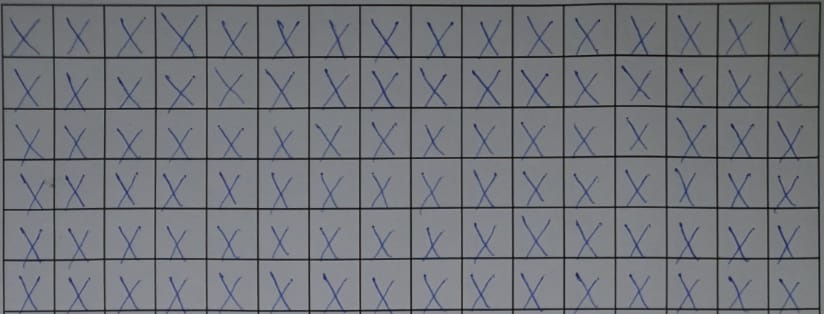
#> input picture Artificial intelligence/Neural-networks-vision/plus1.jpg, 824 x 314 px; the run also reads 2 pictures not shown here
$ jupyter execute --allow-errors lab2.ipynb
#> lines starting #> are read from the running program, lines starting #| are printed output that depends on the picture; after the words box and inside, x2 and y2 are one past the last pixel; in counts of white or black regions, pixels touching at a corner belong together
[cell 1]
import numpy as np
import matplotlib.pyplot as plt
import cv2
from sklearn.utils import shuffle
import random
import tensorflow as tf
from tensorflow.keras.models import Sequential
from tensorflow.keras.layers import Dense, Conv2D, Dropout, Flatten, MaxPooling2D

[cell 2]
def angle_cos(p0, p1, p2):
    d1, d2 = (p0-p1).astype('float'), (p2-p1).astype('float')
    return abs( np.dot(d1, d2) / np.sqrt( np.dot(d1, d1) * np.dot(d2, d2) ) )

[cell 3]
def sort_contours(cnts, method="left-to-right"):
    reverse = False
    i = 0
    if method == "right-to-left" or method == "bottom-to-top":
        reverse = True
    if method == "top-to-bottom" or method == "bottom-to-top":
        i = 1
    boundingBoxes = [cv2.boundingRect(c) for c in cnts]
    (cnts, boundingBoxes) = zip(*sorted(zip(cnts, boundingBoxes), key=lambda b: b[1][i], reverse=reverse))
    return (cnts, boundingBoxes)

[cell 4]
def box_extraction(img):
    (thresh, img_bin) = cv2.threshold(img, 128, 255, cv2.THRESH_BINARY | cv2.THRESH_OTSU)
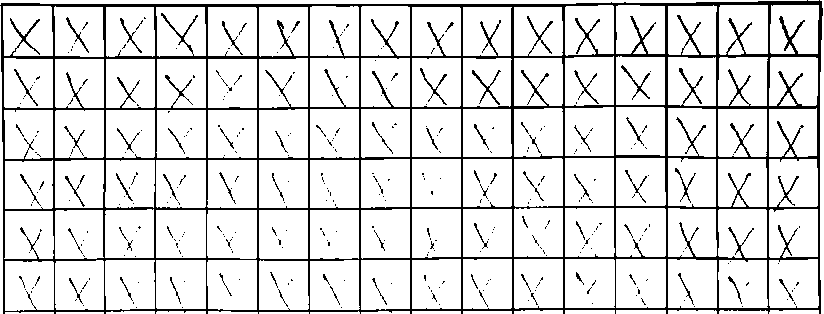
#> img_bin: shape (314, 824); 87.5% white; black in thin lines or dots
#> thresh = 93
    img_bin = 255-img_bin
#> img_bin: shape (314, 824); 12.5% white in thin lines or dots
    kernel_length = np.array(img).shape[1]//40
#> kernel_length = 20
    verticle_kernel = cv2.getStructuringElement(cv2.MORPH_RECT, (1, kernel_length))
#> verticle_kernel = 20 values from 1 to 1
    hori_kernel = cv2.getStructuringElement(cv2.MORPH_RECT, (kernel_length, 1))
    kernel = cv2.getStructuringElement(cv2.MORPH_RECT, (3, 3))
    img_temp1 = cv2.erode(img_bin, verticle_kernel, iterations=3)
#> img_temp1: shape (314, 824); 3.3% white in thin lines or dots
    verticle_lines_img = cv2.dilate(img_temp1, verticle_kernel, iterations=3)
#> verticle_lines_img: shape (314, 824); 4.1% white in thin lines or dots
    #cv2.imwrite("verticle_lines.jpg",verticle_lines_img)
    img_temp2 = cv2.erode(img_bin, hori_kernel, iterations=3)
#> img_temp2: shape (314, 824); 3.8% white in thin lines or dots
    horizontal_lines_img = cv2.dilate(img_temp2, hori_kernel, iterations=3)
#> horizontal_lines_img: shape (314, 824); 4.8% white in thin lines or dots
    #cv2.imwrite("horizontal_lines.jpg",horizontal_lines_img)
    alpha = 0.5
    beta = 1.0 - alpha
    img_final_bin = cv2.addWeighted(verticle_lines_img, alpha, horizontal_lines_img, beta, 0.0)
    img_final_bin = cv2.erode(~img_final_bin, kernel, iterations=2)
    (thresh, img_final_bin) = cv2.threshold(img_final_bin, 128, 255, cv2.THRESH_BINARY | cv2.THRESH_OTSU)
#> img_final_bin: shape (314, 824); 75.5% white; 1 black region
#> thresh = 127
    #cv2.imwrite("img_final_bin.jpg",img_final_bin)
    contours, hierarchy = cv2.findContours(
        img_final_bin, cv2.RETR_TREE, cv2.CHAIN_APPROX_SIMPLE)
#> contours = 117 contours, 10 with area under 20; largest, box (x1, y1, x2, y2) and area: (5, 8, 51, 54) 2012, (209, 262, 255, 308) 2012, (107, 262, 153, 308) 2001, (158, 262, 204, 307) 1980, (618, 261, 664, 306) 1980
    (contours, boundingBoxes) = sort_contours(contours, method="top-to-bottom")
#> in sort_contours, `boundingBoxes = [cv2.boundingRect(c) for c in cnts]`: boundingBoxes = 117 items, first 6: (465, 313, 45, 1), (414, 313, 45, 1), (363, 313, 45, 1), (209, 313, 23, 1), (158, 313, 46, 1), (116, 313, 37, 1)
#> in sort_contours, `(cnts, boundingBoxes) = zip(*sorted(zip(cnts, boundingBoxes), key=lamb..`: cnts = 117 contours, 10 with area under 20; largest, box (x1, y1, x2, y2) and area: (5, 8, 51, 54) 2012, (209, 262, 255, 308) 2012, (107, 262, 153, 308) 2001, (363, 8, 408, 54) 1980, (108, 9, 153, 55) 1980; boundingBoxes = 117 items, first 6: (0, 0, 697, 3), (823, 7, 1, 45), (772, 7, 45, 45), (721, 7, 45, 46), (618, 7, 45, 45), (567, 7, 45, 47)
#> contours has the same summary as cnts in sort_contours

    boxes = list()
    for cnt in contours:
        x, y, w, h = cv2.boundingRect(cnt)
        cnt_len = cv2.arcLength(cnt, True)
        cnt = cv2.approxPolyDP(cnt, 0.02*cnt_len, True)
        if len(cnt) == 4 and cv2.contourArea(cnt) > 500 and cv2.isContourConvex(cnt):
            cnt = cnt.reshape(-1, 2)
            max_cos = np.max([angle_cos( cnt[i], cnt[(i+1) % 4], cnt[(i+2) % 4] ) for i in range(4)])
            if max_cos < 0.1:
                new_img = img[y:y+h, x:x+w]
                boxes.append(new_img)
#> this loop made 117 passes
#> (x, y, w, h, cnt_len, cnt) on passes 3, 4, 5, 6, 7, 9, 10: (772, 7, 45, 45, 175.4, [[772, 7], [772, 51], [815, 51], [816, 7]]), (721, 7, 45, 46, 177.4, [[721, 7], [721, 52], [765, 51], [765, 7]]), (618, 7, 45, 45, 175.4, [[618, 7], [618, 51], [662, 51], [662, 8]]), (567, 7, 45, 47, 177.7, [[611, 7], [567, 9], [567, 53], [611, 51]]), (670, 8, 45, 45, 174.8, [[670, 8], [670, 51], [713, 52], [714, 8]]), (312, 8, 45, 46, 177.4, [[312, 9], [312, 53], [356, 53], [356, 8]]), (56, 8, 46, 47, 180.2, [[56, 8], [57, 53], [101, 54], [101, 9]])
#> (cnt, x, y, w, h, cnt_len) on passes 8, 18, 25, 42, 44: ([[363, 8], [363, 53], [407, 53], [407, 8]], 363, 8, 45, 46, 178), ([[108, 9], [108, 54], [152, 54], [152, 9]], 108, 9, 45, 46, 178), ([[516, 60], [516, 103], [560, 103], [560, 60]], 516, 60, 45, 44, 174), ([[720, 111], [720, 154], [764, 154], [764, 111]], 720, 111, 45, 44, 174), ([[414, 111], [414, 154], [458, 154], [458, 111]], 414, 111, 45, 44, 174)
    return boxes

[cell 5]
def load_data(name):
    image = cv2.imread(name, cv2.IMREAD_GRAYSCALE)
    result = box_extraction(image)
    for i, e in enumerate(result):
        result[i] = cv2.resize(e, (32,32))
#> this loop made 96 passes
    return result

[cell 6]
plus = load_data('plus1.jpg') + load_data('plus2.jpg') + load_data('plus3.jpg')
#> call 2 of load_data, with name = 'plus2.jpg'
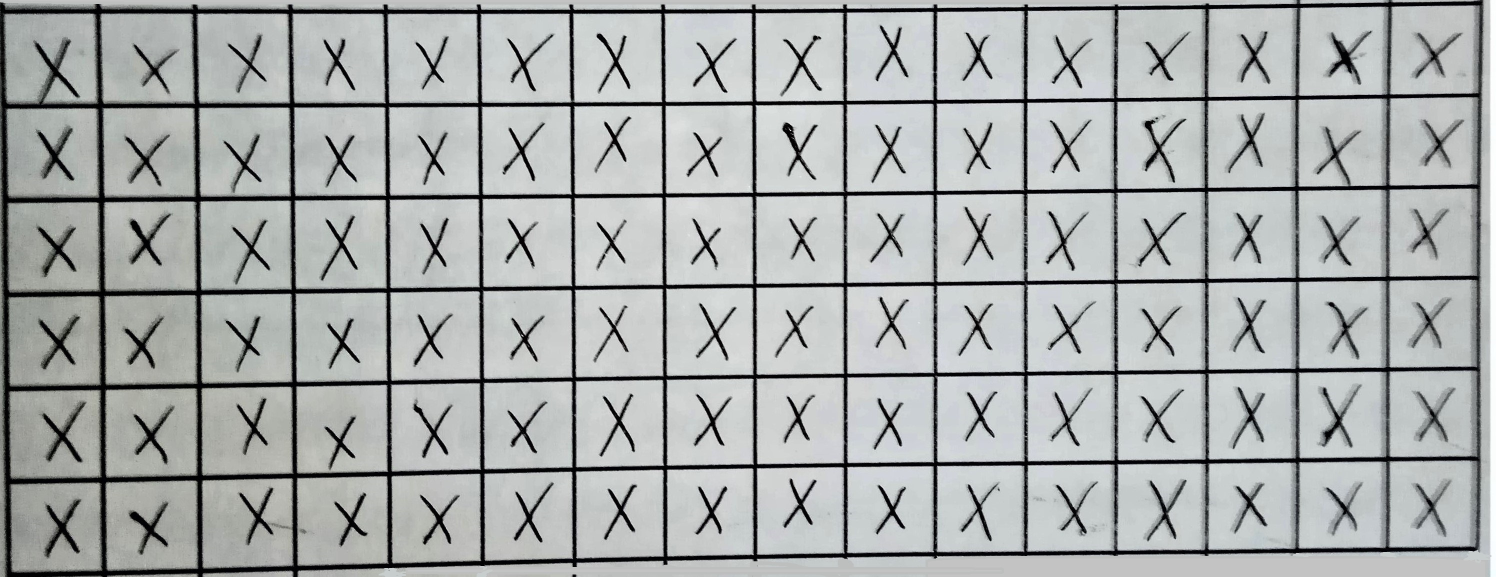
#> input picture Artificial intelligence/Neural-networks-vision/plus2.jpg, 2992 x 1153 px (shown at 1/2 size)
#> in box_extraction (call 2), `(thresh, img_bin) = cv2.threshold(img, 128, 255, cv2.THRESH_BINARY | c..`: img_bin: shape (1153, 2992); 86% white; 235 black regions (134 under 20 px), largest, box (x1, y1, x2, y2) and area: (0, 0, 2967, 1153) 340195, (89, 999, 162, 1116) 2789, (84, 804, 172, 925) 2760
#> in box_extraction (call 2), `img_temp1 = cv2.erode(img_bin, verticle_kernel, iterations=3)`: img_temp1: shape (1153, 2992); 2.2% white; 21 white regions, largest, box (x1, y1, x2, y2) and area: (1, 116, 22, 1153) 10190, (195, 119, 213, 1153) 8865, (389, 120, 405, 1153) 7280
#> in box_extraction (call 2), `verticle_lines_img = cv2.dilate(img_temp1, verticle_kernel, iterations..`: verticle_lines_img: shape (1153, 2992); 3.3% white; 20 white regions, largest, box (x1, y1, x2, y2) and area: (1, 8, 22, 1153) 13568, (195, 11, 213, 1153) 11697, (389, 12, 405, 1153) 9785
#> in box_extraction (call 2), `img_temp2 = cv2.erode(img_bin, hori_kernel, iterations=3)`: img_temp2: shape (1153, 2992); 3.2% white; 7 white regions, largest, box (x1, y1, x2, y2) and area: (0, 5, 2859, 28) 18664, (0, 190, 2856, 217) 17415, (112, 372, 2854, 404) 16458
#> in box_extraction (call 2), `horizontal_lines_img = cv2.dilate(img_temp2, hori_kernel, iterations=3)`: horizontal_lines_img: shape (1153, 2992); 4.8% white; 7 white regions, largest, box (x1, y1, x2, y2) and area: (12, 1096, 2961, 1152) 25435, (9, 915, 2965, 965) 24875, (6, 554, 2964, 592) 23633
#> in box_extraction (call 2), `(thresh, img_final_bin) = cv2.threshold(img_final_bin, 128, 255, cv2.T..`:
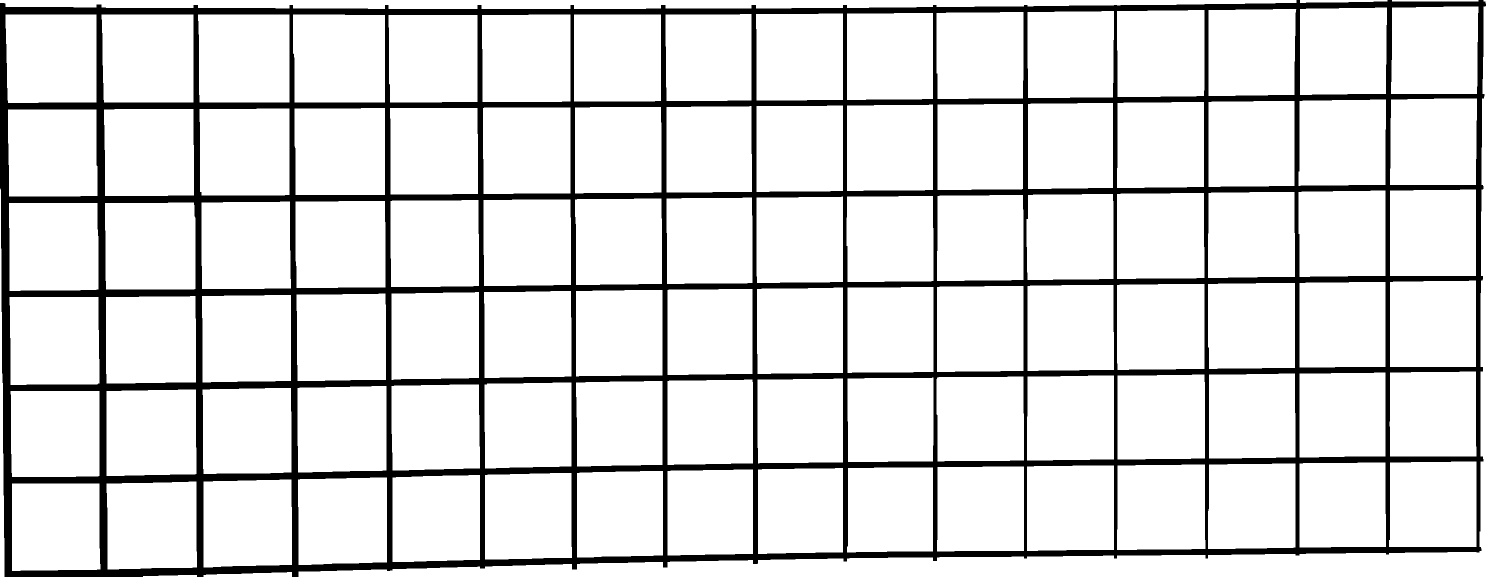
#> img_final_bin: shape (1153, 2992) (shown at 1/2 size); 87.6% white; 1 black region, box (x1, y1, x2, y2) and area: (0, 0, 2972, 1153) 428167
#> the loop in box_extraction (call 2), `for cnt in contours:` made 103 passes
#> cnt on pass 2: [[2784, 0], [2784, 2], [2956, 2], [2956, 0]]
#> after the loop in box_extraction (call 2), `for cnt in contours:`:
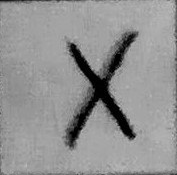
#> new_img: shape (175, 177); min 0, max 195, mean 146.6
#> the loop in load_data (call 2), `for i, e in enumerate(result):` made 96 passes
#> call 3 of load_data, with name = 'plus3.jpg'
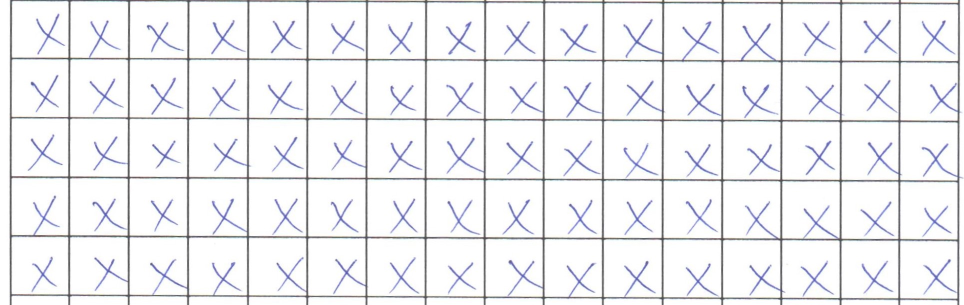
#> input picture Artificial intelligence/Neural-networks-vision/plus3.jpg, 1928 x 610 px (shown at 1/2 size)
#> in box_extraction (call 3), `(thresh, img_bin) = cv2.threshold(img, 128, 255, cv2.THRESH_BINARY | c..`: img_bin: shape (610, 1928); 89.3% white; 54 black regions (3 under 20 px), largest, box (x1, y1, x2, y2) and area: (19, 0, 1925, 610) 98066, (1727, 40, 1793, 106) 644, (892, 43, 951, 109) 643
#> in box_extraction (call 3), `img_temp1 = cv2.erode(img_bin, verticle_kernel, iterations=3)`: img_temp1: shape (610, 1928); 3.2% white; 17 white regions, largest, box (x1, y1, x2, y2) and area: (849, 0, 854, 610) 2331, (494, 0, 499, 610) 2320, (1679, 0, 1684, 610) 2309
#> in box_extraction (call 3), `verticle_lines_img = cv2.dilate(img_temp1, verticle_kernel, iterations..`: verticle_lines_img: shape (610, 1928); 3.5% white; 17 white regions, largest, box (x1, y1, x2, y2) and area: (849, 0, 854, 610) 2472, (494, 0, 499, 610) 2461, (1679, 0, 1684, 610) 2450
#> in box_extraction (call 3), `img_temp2 = cv2.erode(img_bin, hori_kernel, iterations=3)`: img_temp2: shape (610, 1928); 2.2% white; 6 white regions, box (x1, y1, x2, y2) and area: (91, 471, 1850, 481) 4673, (92, 0, 1851, 8) 4605, (91, 353, 1850, 363) 4433, (92, 116, 1851, 125) 4342, (92, 234, 1850, 244) 4281, (91, 589, 1850, 600) 3894
#> in box_extraction (call 3), `horizontal_lines_img = cv2.dilate(img_temp2, hori_kernel, iterations=3)`: horizontal_lines_img: shape (610, 1928); 2.9% white; 6 white regions, box (x1, y1, x2, y2) and area: (22, 471, 1922, 481) 6083, (22, 353, 1922, 363) 5843, (23, 0, 1923, 8) 5733, (23, 234, 1922, 244) 5691, (23, 116, 1923, 125) 5611, (22, 589, 1922, 600) 5445
#> in box_extraction (call 3), `(thresh, img_final_bin) = cv2.threshold(img_final_bin, 128, 255, cv2.T..`:
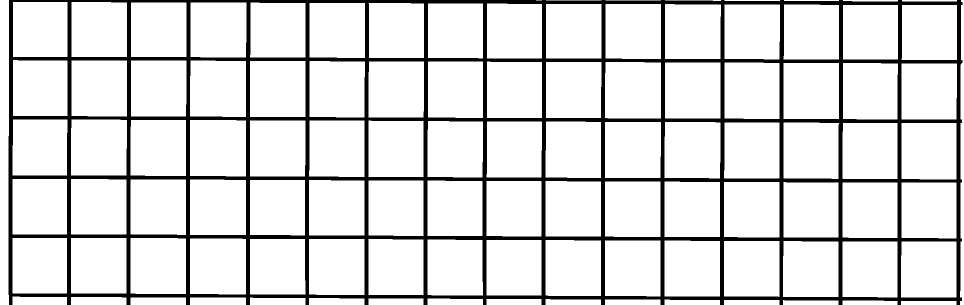
#> img_final_bin: shape (610, 1928) (shown at 1/2 size); 86.7% white; 1 black region, box (x1, y1, x2, y2) and area: (17, 0, 1925, 610) 155978
#> the loop in box_extraction (call 3), `for cnt in contours:` made 106 passes
#> cnt on passes 2, 4, 5, 7, 8, 9, 12, 15, 22, 26, 32, 39: [[1804, 0], [1804, 2], [1913, 2], [1913, 0]], [[1568, 0], [1568, 1], [1677, 1], [1677, 0]], [[1449, 0], [1449, 1], [1559, 1], [1559, 0]], [[1211, 0], [1321, 0]], [[1092, 0], [1202, 0]], [[1072, 0], [1083, 0]], [[26, 4], [26, 113], [134, 113], [134, 4]], [[262, 5], [262, 113], [372, 113], [372, 5]], [[1092, 8], [1092, 116], [1202, 116], [1202, 8]], [[1686, 10], [1686, 118], [1795, 118], [1795, 10]], [[500, 122], [500, 233], [610, 233], [610, 122]], [[1330, 125], [1330, 236], [1440, 236], [1440, 125]]
#> the loop in load_data (call 3), `for i, e in enumerate(result):` made 96 passes
check =  load_data('check1.jpg') + load_data('check2.jpg') + load_data('check3.jpg')
#> call 4 of load_data, with name = 'check1.jpg'
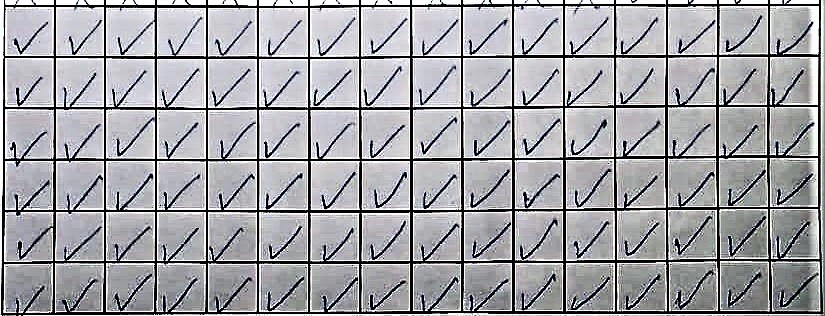
#> input picture Artificial intelligence/Neural-networks-vision/check1.jpg, 825 x 316 px
#> in box_extraction (call 4), `(thresh, img_bin) = cv2.threshold(img, 128, 255, cv2.THRESH_BINARY | c..`: img_bin: shape (316, 825); 83.9% white; black in thin lines or dots
#> in box_extraction (call 4), `img_bin = 255-img_bin`: img_bin: shape (316, 825); 16.1% white in thin lines or dots
#> in box_extraction (call 4), `img_temp1 = cv2.erode(img_bin, verticle_kernel, iterations=3)`: img_temp1: shape (316, 825); 3.7% white in thin lines or dots
#> in box_extraction (call 4), `verticle_lines_img = cv2.dilate(img_temp1, verticle_kernel, iterations..`: verticle_lines_img: shape (316, 825); 4.5% white in thin lines or dots
#> in box_extraction (call 4), `img_temp2 = cv2.erode(img_bin, hori_kernel, iterations=3)`: img_temp2: shape (316, 825); 4% white in thin lines or dots
#> in box_extraction (call 4), `horizontal_lines_img = cv2.dilate(img_temp2, hori_kernel, iterations=3)`:
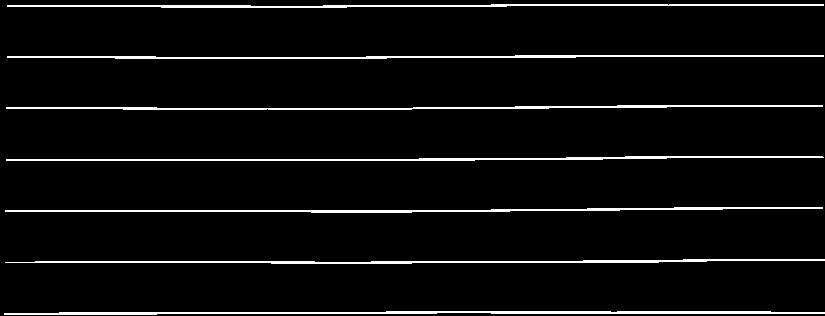
#> horizontal_lines_img: shape (316, 825); 4.9% white in thin lines or dots
#> in box_extraction (call 4), `(thresh, img_final_bin) = cv2.threshold(img_final_bin, 128, 255, cv2.T..`:
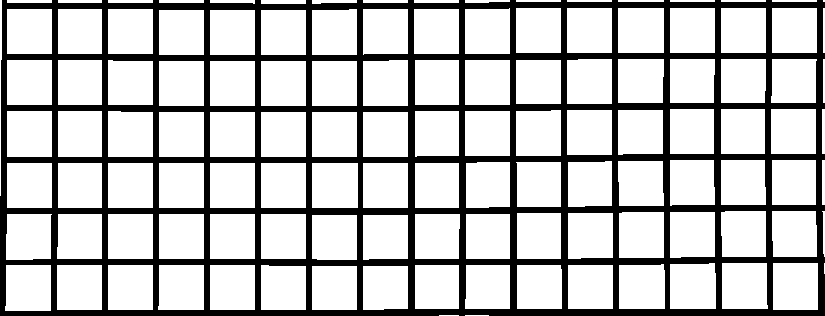
#> img_final_bin: shape (316, 825); 75.2% white; 1 black region, box (x1, y1, x2, y2) and area: (0, 0, 825, 316) 64543
#> the loop in box_extraction (call 4), `for cnt in contours:` made 122 passes
#> cnt on passes 1, 2, 3, 4, 5, 6, 7, 9, 10, 12, 14, 15: [[823, 0], [823, 1], [824, 1], [824, 0]], [[772, 0], [772, 1], [816, 1], [816, 0]], [[721, 0], [721, 1], [765, 1], [765, 0]], [[670, 0], [670, 1], [714, 1], [714, 0]], [[618, 0], [618, 1], [663, 1], [663, 0]], [[567, 0], [567, 1], [611, 1], [611, 0]], [[516, 0], [516, 1], [560, 1], [560, 0]], [[414, 0], [414, 2], [458, 2], [458, 0]], [[363, 0], [363, 2], [407, 2], [407, 0]], [[261, 0], [261, 3], [305, 3], [305, 0]], [[159, 0], [159, 2], [203, 2], [203, 0]], [[108, 0], [108, 2], [152, 2], [152, 0]]
#> after the loop in box_extraction (call 4), `for cnt in contours:`:
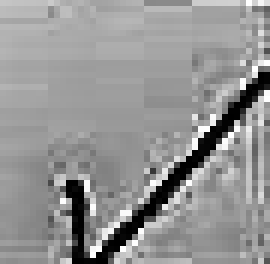
#> new_img: shape (44, 45) (shown 6 times larger); min 0, max 255, mean 148.4
#> the loop in load_data (call 4), `for i, e in enumerate(result):` made 96 passes
print(len(plus))
#| 288
print(len(check))
#| 288
slise = 2 * (len(plus) // 3)
x_train = np.array(plus[0:slise] + check[0:slise])
x_test = np.array(plus[(slise+1):len(plus)] + check[(slise+1):len(check)])
y_train = np.array(([0]*slise + [1]*slise)).astype('uint8')
y_test = np.array(([0]*(len(plus)-slise-1) + [1]*(len(check)-slise-1))).astype('uint8')

[cell 7]
x_train, y_train = shuffle(x_train, y_train)
x_train = x_train / 255.0
x_test  = x_test / 255.0
x_train = x_train.reshape(x_train.shape[0], 32, 32, 1).astype('float32')
x_test = x_test.reshape(x_test.shape[0], 32, 32, 1).astype('float32')

[cell 8]
class_names = [ 'plus','check']
plt.figure(figsize=(10,10))
for i in range(20):
    plt.subplot(5,5,i+1)
    plt.xticks([])
    plt.yticks([])
    plt.grid(False)
    plt.imshow(np.squeeze(x_train[i]), cmap=plt.cm.binary)
    plt.xlabel(class_names[y_train[i]])
plt.show()
